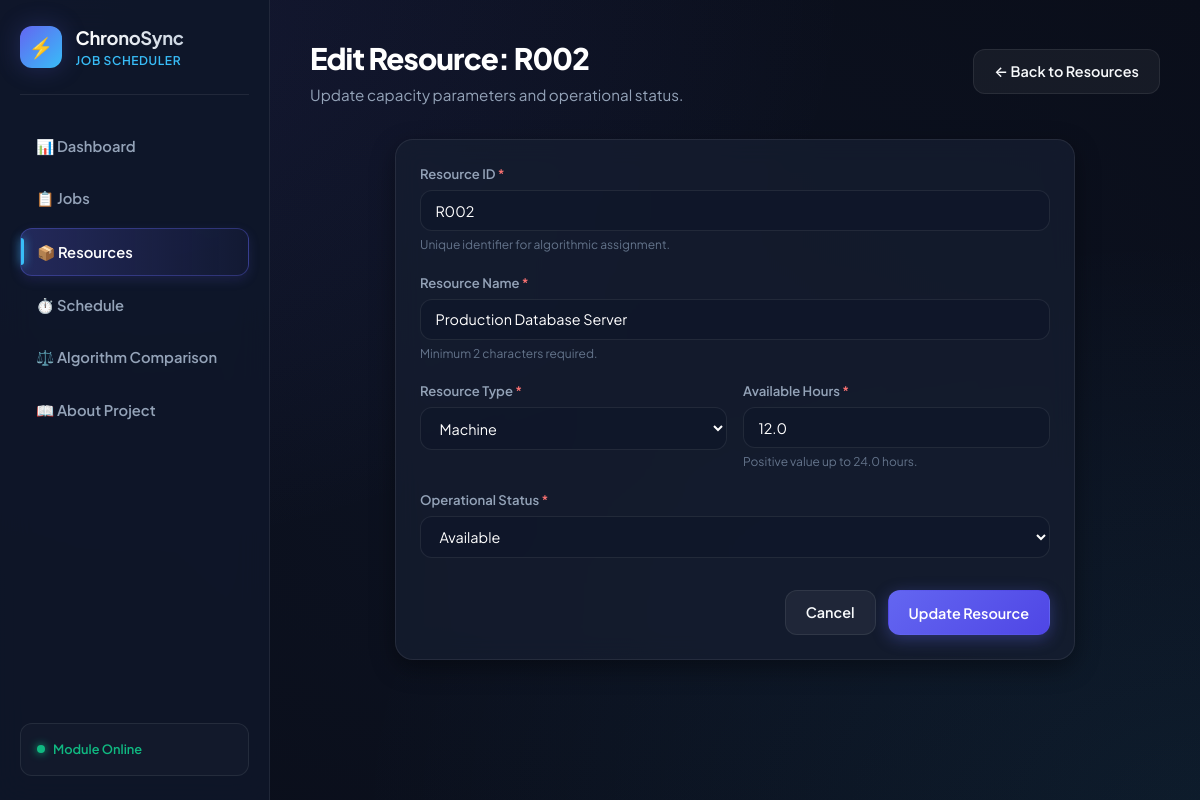
Page /resources/edit/214 on the committed database.
### tables this page shows
CREATE TABLE resources (
            id INTEGER PRIMARY KEY AUTOINCREMENT,
            resource_id TEXT UNIQUE NOT NULL,
            resource_name TEXT NOT NULL,
            resource_type TEXT NOT NULL,
            available_hours REAL NOT NULL,
            status TEXT NOT NULL DEFAULT 'Available'
        );

### app.py (the view, shortened to what this page needs)
@app.route("/resources/edit/<int:id>", methods=["GET", "POST"])
def resource_edit(id: int):
    conn = get_db_connection()
    cursor = conn.cursor()
    cursor.execute("SELECT * FROM resources WHERE id = ?", (id,))
    row = cursor.fetchone()
    conn.close()
    if not row:
        flash("Resource not found.", "error")
        return redirect(url_for("resources_view")), 404
    existing = dict(row)
    return render_template(
        "resource_form.html",
        mode="edit",
        resource=existing,
        errors={},
        resource_types=RESOURCE_TYPES,
        resource_statuses=RESOURCE_STATUSES
    )

### app.py (called while the page is built)
def get_db_connection():
    conn = sqlite3.connect(DB_PATH)
    conn.row_factory = sqlite3.Row
    return conn

### templates/resource_form.html (shortened to what this page needs)
<!DOCTYPE html>
<html lang="en">
<head>
  <link rel="stylesheet" href="{{ url_for('static', filename='css/style.css') }}">
</head>
<body>
  <div class="app-container">
    <aside class="sidebar">
      <a href="/" class="brand-section">
        <div class="brand-logo">⚡</div>
        <div>
          <div class="brand-title">ChronoSync</div>
          <div class="brand-subtitle">Job Scheduler</div>
        </div>
      </a>
      <ul class="nav-links">
        <li><a href="/" class="nav-link">📊 Dashboard</a></li>
        <li><a href="/jobs" class="nav-link">📋 Jobs</a></li>
        <li><a href="/resources" class="nav-link active">📦 Resources</a></li>
        <li><a href="/schedule" class="nav-link">⏱️ Schedule</a></li>
        <li><a href="/comparison" class="nav-link">⚖️ Algorithm Comparison</a></li>
        <li><a href="/about" class="nav-link">📖 About Project</a></li>
      </ul>
      <div class="sidebar-footer">
        <div class="status-indicator">
          <span class="status-dot"></span>
          <span>Module Online</span>
        </div>
      </div>
    </aside>
    <main class="main-content">
      <header class="page-header">
        <div>
          <h1 class="page-title">{{ 'Add New Resource' if mode == 'add' else 'Edit Resource: ' + resource.resource_id }}</h1>
          <p class="page-subtitle">
            {{ 'Register an available computational or human resource for workload allocation.' if mode == 'add' else 'Update capacity parameters and operational status.' }}
          </p>
        </div>
        <a href="/resources" class="btn btn-secondary">
          ← Back to Resources
        </a>
      </header>
      <div class="glass-panel" style="max-width: 680px; margin: 0 auto;">
        <form method="POST" action="{{ '/resources/add' if mode == 'add' else '/resources/edit/' ~ resource.id }}" id="resource-form" novalidate>
          <div class="form-group">
            <label class="form-label" for="resource_id">
              Resource ID <span style="color: #F87171;">*</span>
            </label>
            <input
              type="text"
              id="resource_id"
              name="resource_id"
              class="form-control"
              placeholder="e.g. R001, DEV-01, GPU-NODE-1"
              value="{{ resource.resource_id or '' }}"
              required
            >
            {% if errors.resource_id %}
              <div class="field-error-msg">⚠️ {{ errors.resource_id }}</div>
            {% else %}
              <small style="color: var(--text-dim); font-size: 0.75rem;">Unique identifier for algorithmic assignment.</small>
            {% endif %}
          </div>
          <div class="form-group">
            <label class="form-label" for="resource_name">
              Resource Name <span style="color: #F87171;">*</span>
            </label>
            <input
              type="text"
              id="resource_name"
              name="resource_name"
              class="form-control"
              placeholder="e.g. Developer 1, High-Performance GPU"
              value="{{ resource.resource_name or '' }}"
              minlength="2"
              required
            >
            {% if errors.resource_name %}
              <div class="field-error-msg">⚠️ {{ errors.resource_name }}</div>
            {% else %}
              <small style="color: var(--text-dim); font-size: 0.75rem;">Minimum 2 characters required.</small>
            {% endif %}
          </div>
          <div class="form-grid">
            <div class="form-group">
              <label class="form-label" for="resource_type">
                Resource Type <span style="color: #F87171;">*</span>
              </label>
              <select
                id="resource_type"
                name="resource_type"
                class="form-control"
                required
              >
                {% for tp in resource_types %}
                  <option value="{{ tp }}" {% if resource.resource_type == tp %}selected{% endif %}>{{ tp }}</option>
                {% endfor %}
              </select>
            </div>
            <div class="form-group">
              <label class="form-label" for="available_hours">
                Available Hours <span style="color: #F87171;">*</span>
              </label>
              <input
                type="number"
                id="available_hours"
                name="available_hours"
                class="form-control"
                step="0.5"
                min="0.1"
                max="24"
                placeholder="e.g. 8.0"
                value="{{ resource.available_hours or '' }}"
                required
              >
              {% if errors.available_hours %}
                <div class="field-error-msg">⚠️ {{ errors.available_hours }}</div>
              {% else %}
                <small style="color: var(--text-dim); font-size: 0.75rem;">Positive value up to 24.0 hours.</small>
              {% endif %}
            </div>
          </div>
          <div class="form-group">
            <label class="form-label" for="status">
              Operational Status <span style="color: #F87171;">*</span>
            </label>
            <select
              id="status"
              name="status"
              class="form-control"
              required
            >
              {% for st in resource_statuses %}
                <option value="{{ st }}" {% if resource.status == st %}selected{% endif %}>{{ st }}</option>
              {% endfor %}
            </select>
          </div>
          <div style="display: flex; justify-content: flex-end; gap: 0.75rem; margin-top: 2rem;">
            <a href="/resources" class="btn btn-secondary">Cancel</a>
            <button type="submit" class="btn btn-primary" id="btn-submit-resource">
              {{ 'Save Resource' if mode == 'add' else 'Update Resource' }}
            </button>
          </div>
        </form>
      </div>
    </main>
  </div>
</body>
</html>

### rows in the picture
resources: resource "Edit Resource: R002", resource_id "R002", resource_name "Production Database Server", resource_type "Machine", available_hours "12.0", status "Available"

### other values in the picture
{{ 'Save Resource' if mode == 'add' else 'Update Resource' }} "Update Resource"
